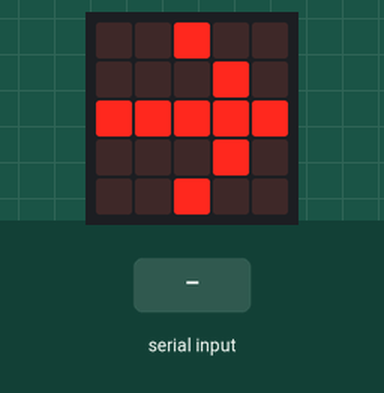
Recording of a program running on a simulated BBC micro:bit running MicroPython. On the bench: the board's 5×5 LED display. The inputs (shaded band) are chosen by the test bench.

Above: at 0.1 s.
1.8 s: "O" typed at the serial console, then Enter
At 2.3 s:
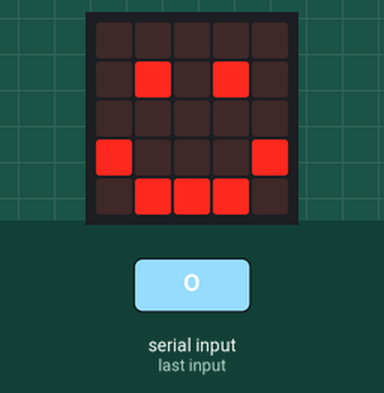
3.3 s: "E" typed at the serial console, then Enter
At 4.5 s:
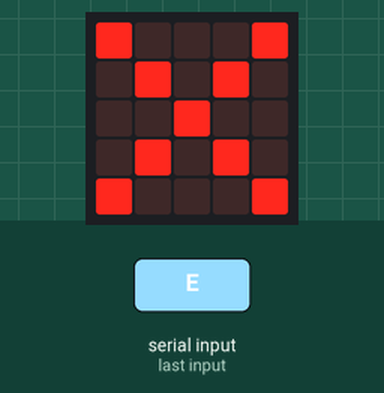
4.8 s: "U" typed at the serial console, then Enter
At 6.0 s:
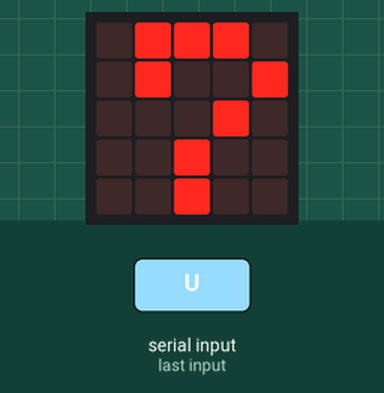
Timing chart, 0 to 7.8 s (numbered marks = the images above; inputs shaded):
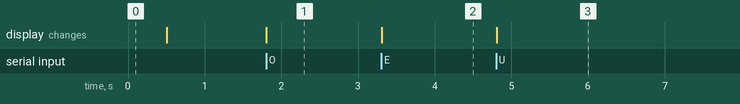

Measured:
- after the input at 1.8 s, the display: changes at once (image 1)
- after the input at 3.3 s, the display: changes at once (image 2)
- after the input at 4.8 s, the display: changes at once (image 3)

The program:

main.py
```python
# main.py - corre en el micro:bit (MicroPython)
#
# Recibe por USB (UART sobre el mismo cable USB) un código de un solo
# carácter enviado por el programa en Go, y dibuja el ícono correspondiente
# en la matriz de 5x5 LEDs:
#   'O' -> OK        -> carita feliz
#   'E' -> ERROR      -> X
#   'U' -> UNKNOWN    -> signo de interrogación
#
# Nota sobre uart.init(): por defecto, el puerto USB del micro:bit está
# conectado al REPL de MicroPython. Al llamar uart.init(), "tomamos" ese
# mismo canal USB para nuestro propio protocolo en vez de usarlo como
# consola interactiva. Es la forma más simple de mandar datos desde la PC
# sin necesitar hardware adicional (no hace falta un módulo de radio ni
# cables extra: se usa el mismo cable USB que ya alimenta al micro:bit).

from microbit import *

uart.init(baudrate=115200)

# Íconos como Image de 5x5. Usamos strings de MicroPython: cada dígito
# 0-9 es el brillo de un LED (9 = máximo). "HAPPY" ya viene incluido en
# la librería, pero definimos todos explícitamente para que se entienda
# bien el patrón en la exposición.

ICON_OK = Image(
    "00000:"
    "09090:"
    "00000:"
    "90009:"
    "09990"
)

ICON_ERROR = Image(
    "90009:"
    "09090:"
    "00900:"
    "09090:"
    "90009"
)

ICON_UNKNOWN = Image(
    "09990:"
    "09009:"
    "00090:"
    "00900:"
    "00900"
)

# Ícono que se muestra un instante al arrancar, para confirmar visualmente
# que el micro:bit está vivo y esperando datos por USB.
display.show(Image.ARROW_E)
sleep(500)
display.clear()

buffer = b""

while True:
    if uart.any():
        data = uart.read()
        if data:
            buffer += data
            # El protocolo termina cada mensaje con '\n', así que vamos
            # cortando el buffer en líneas completas a medida que llegan.
            while b"\n" in buffer:
                line, buffer = buffer.split(b"\n", 1)
                code = line.strip()
                if code == b"O":
                    display.show(ICON_OK)
                elif code == b"E":
                    display.show(ICON_ERROR)
                elif code == b"U":
                    display.show(ICON_UNKNOWN)
                # Cualquier otro código se ignora silenciosamente,
                # para tolerar ruido o basura en la línea serial.
    sleep(100)
```
